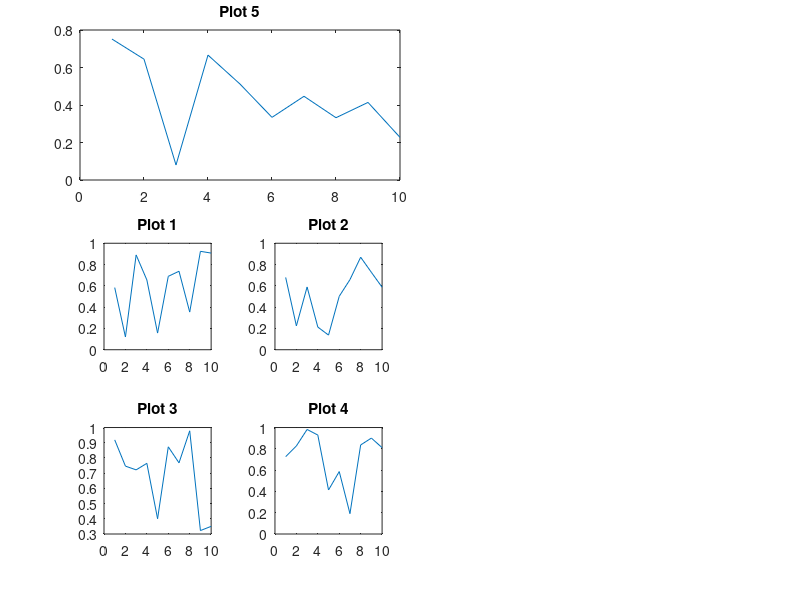

This chart was generated by the following MATLAB code:
% Create a new figure
figure;

% Create the 4x4 grid for the first four plots
subplot(3, 4, 5); % 1st plot in the grid
plot(rand(10, 1));
title('Plot 1');

subplot(3, 4, 6); % 2nd plot in the grid
plot(rand(10, 1));
title('Plot 2');

subplot(3, 4, 9); % 3rd plot in the grid
plot(rand(10, 1));
title('Plot 3');

subplot(3, 4, 10); % 4th plot in the grid
plot(rand(10, 1));
title('Plot 4');

% Create the 5th plot spanning the top two columns
axes('Position', [0.1, 0.7, 0.4, 0.25]); % Adjust the position to span two columns
plot(rand(10, 1));
title('Plot 5');